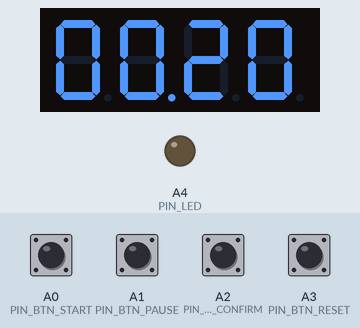
Bench run of a sketch on a simulated Arduino Uno, built with avr-gcc and run on an emulated ATmega328P. Shown: 4-digit seven-segment display, output pins drawn as LEDs (lit = HIGH). Inputs (shaded band) come from the test bench; at power-on: A0 (PIN_BTN_START), A1 (PIN_BTN_PAUSE), A2 (PIN_BTN_CONFIRM), A3 (PIN_BTN_RESET) HIGH.

Above: at 1.2 s.
1.3 s: A0 (PIN_BTN_START) pulled LOW for 0.15 s
At 2.1 s:
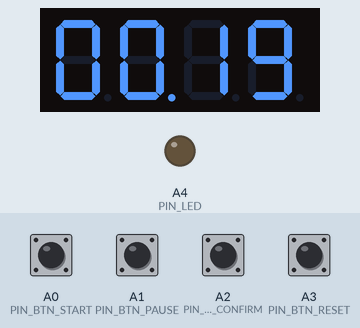
5.4 s: A0 (PIN_BTN_START) pulled LOW for 1 s
At 22.1 s:
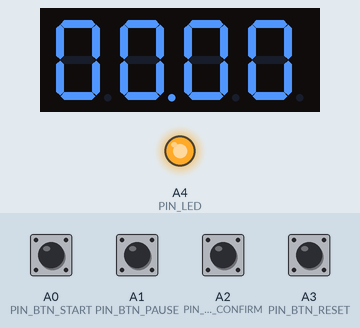
Timing chart, 0 to 23.6 s (numbered marks = the images above; inputs shaded):
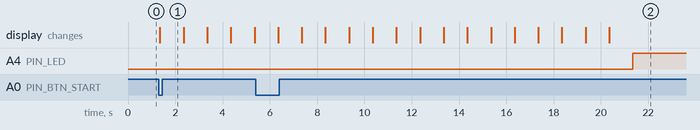

The sketch:

pomodoro.ino
```cpp
#include "SevSeg.h"

SevSeg sevseg;

const unsigned long FOCUS_MS = 20UL*1000UL;
const unsigned long BREAK_MS = 10UL*1000UL;
const unsigned long DEBOUNCE_MS = 50UL;

const byte PIN_BTN_START = A0;
const byte PIN_BTN_PAUSE = A1;
const byte PIN_BTN_CONFIRM = A2;
const byte PIN_BTN_RESET = A3;
const byte PIN_LED = A4;

enum class Phase : uint8_t {
  Idle,
  Focus,
  FocusDone,
  Break,
  BreakDone
};

Phase phase = Phase::Idle;
bool paused = false;
unsigned long remainingMs = FOCUS_MS;
unsigned long lastUpdateMs = 0;

struct Button {
  byte pin;
  bool stableDown;
  bool lastRawDown;
  unsigned long lastChangeMs;
  bool pressedEvent;
};

Button btnStart = {PIN_BTN_START, false, false, 0, false};
Button btnPause = {PIN_BTN_PAUSE, false, false, 0, false};
Button btnConfirm = {PIN_BTN_CONFIRM, false, false, 0, false};
Button btnReset = {PIN_BTN_RESET, false, false, 0, false};

void updateButton(Button &btn) {
  const bool rawDown = digitalRead(btn.pin) == LOW;
  const unsigned long now = millis();

  if (rawDown != btn.lastRawDown) {
    btn.lastChangeMs = now;
    btn.lastRawDown = rawDown;
  }

  btn.pressedEvent = false;
  if ((now - btn.lastChangeMs) > DEBOUNCE_MS && rawDown != btn.stableDown) {
    btn.stableDown = rawDown;
    if (btn.stableDown) {
      btn.pressedEvent = true;
    }
  }
}

void showTime(unsigned long ms) {
  const int totalSec = (int)(ms / 1000UL);
  const int mins = totalSec / 60;
  const int secs = totalSec % 60;
  sevseg.setNumber(mins * 100 + secs, 2);
}

void enterIdle() {
  phase = Phase::Idle;
  paused = false;
  remainingMs = FOCUS_MS;
  digitalWrite(PIN_LED, LOW);
}

void startFocus() {
  phase = Phase::Focus;
  paused = false;
  remainingMs = FOCUS_MS;
  lastUpdateMs = millis();
  digitalWrite(PIN_LED, LOW);
}

void startBreak() {
  phase = Phase::Break;
  paused = false;
  remainingMs = BREAK_MS;
  lastUpdateMs = millis();
  digitalWrite(PIN_LED, LOW);
}

void handleButtons() {
  updateButton(btnStart);
  updateButton(btnPause);
  updateButton(btnConfirm);
  updateButton(btnReset);

  if (btnReset.pressedEvent) {
    enterIdle();
    return;
  }

  if (btnStart.pressedEvent) {
    if (phase == Phase::Idle) {
      startFocus();
    } else if ((phase == Phase::Focus || phase == Phase::Break) && paused) {
      paused = false;
      lastUpdateMs = millis();
    }
  }

  if (btnPause.pressedEvent) {
    if ((phase == Phase::Focus || phase == Phase::Break) && !paused) {
      paused = true;
    }
  }

  if (btnConfirm.pressedEvent) {
    if (phase == Phase::FocusDone) {
      startBreak();
    } else if (phase == Phase::BreakDone) {
      startFocus();
    }
  }
}

void updateTimer() {
  if (paused) {
    return;
  }
  if (phase != Phase::Focus && phase != Phase::Break) {
    return;
  }

  const unsigned long now = millis();
  const unsigned long dt = now - lastUpdateMs;
  lastUpdateMs = now;

  if (dt >= remainingMs) {
    remainingMs = 0;
    phase = (phase == Phase::Focus) ? Phase::FocusDone : Phase::BreakDone;
    digitalWrite(PIN_LED, HIGH);
  } else {
    remainingMs -= dt;
  }
}

void updateDisplay() {
  switch (phase) {
    case Phase::Idle:
      showTime(FOCUS_MS);
      break;
    case Phase::Focus:
    case Phase::Break:
    case Phase::FocusDone:
    case Phase::BreakDone:
      showTime(remainingMs);
      break;
  }
  sevseg.refreshDisplay();
}

void setup() {
  byte numDigits = 4;
  byte digitPins[] = {10, 11, 12, 13};
  byte segmentPins[] = {2, 3, 4, 5, 6, 7, 8, 9};

  sevseg.begin(
    COMMON_CATHODE,
    numDigits,
    digitPins,
    segmentPins,
    false,
    false,
    true
  );
  sevseg.setBrightness(60);

  pinMode(PIN_BTN_START, INPUT_PULLUP);
  pinMode(PIN_BTN_PAUSE, INPUT_PULLUP);
  pinMode(PIN_BTN_CONFIRM, INPUT_PULLUP);
  pinMode(PIN_BTN_RESET, INPUT_PULLUP);
  pinMode(PIN_LED, OUTPUT);
  digitalWrite(PIN_LED, LOW);

  enterIdle();
}

void loop() {
  handleButtons();
  updateTimer();
  updateDisplay();
}
```

Measured:
- after the input at 1.3 s, the display: changes after 0.05 s (image 1)
